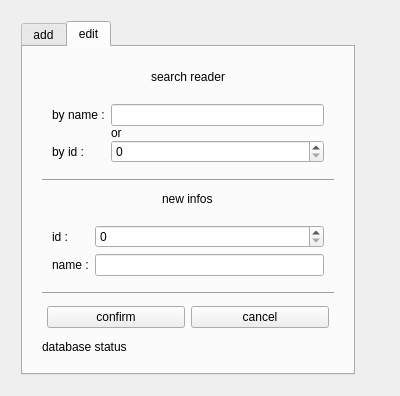
<?xml version="1.0" encoding="UTF-8"?>
<ui version="4.0">
 <class>ReaderForm</class>
 <widget class="QWidget" name="ReaderForm">
  <property name="geometry">
   <rect>
    <x>0</x>
    <y>0</y>
    <width>400</width>
    <height>396</height>
   </rect>
  </property>
  <property name="windowTitle">
   <string>Form</string>
  </property>
  <layout class="QHBoxLayout" name="horizontalLayout_4">
   <item>
    <layout class="QHBoxLayout" name="horizontalLayout">
     <property name="leftMargin">
      <number>10</number>
     </property>
     <property name="topMargin">
      <number>10</number>
     </property>
     <property name="rightMargin">
      <number>10</number>
     </property>
     <property name="bottomMargin">
      <number>10</number>
     </property>
     <item>
      <widget class="QTabWidget" name="tabWidget">
       <property name="currentIndex">
        <number>1</number>
       </property>
       <widget class="QWidget" name="tab">
        <attribute name="title">
         <string>add</string>
        </attribute>
        <layout class="QVBoxLayout" name="verticalLayout_4">
         <item>
          <layout class="QVBoxLayout" name="verticalLayout_2">
           <property name="leftMargin">
            <number>10</number>
           </property>
           <property name="topMargin">
            <number>10</number>
           </property>
           <property name="rightMargin">
            <number>10</number>
           </property>
           <property name="bottomMargin">
            <number>10</number>
           </property>
           <item alignment="Qt::AlignmentFlag::AlignHCenter">
            <widget class="QLabel" name="label">
             <property name="text">
              <string>insert reader information</string>
             </property>
            </widget>
           </item>
           <item>
            <layout class="QFormLayout" name="formLayout">
             <item row="0" column="0">
              <widget class="QLabel" name="label_2">
               <property name="text">
                <string>name :</string>
               </property>
              </widget>
             </item>
             <item row="0" column="1">
              <widget class="QLineEdit" name="insert_reader_name_edit"/>
             </item>
            </layout>
           </item>
           <item>
            <widget class="Line" name="line_3">
             <property name="orientation">
              <enum>Qt::Orientation::Horizontal</enum>
             </property>
            </widget>
           </item>
           <item>
            <layout class="QGridLayout" name="gridLayout">
             <item row="0" column="0">
              <widget class="QPushButton" name="insert_reader_confirm">
               <property name="text">
                <string>confirm</string>
               </property>
              </widget>
             </item>
             <item row="0" column="1">
              <widget class="QPushButton" name="insert_reader_cancel">
               <property name="text">
                <string>cancel</string>
               </property>
              </widget>
             </item>
            </layout>
           </item>
           <item>
            <widget class="QLabel" name="status_label">
             <property name="maximumSize">
              <size>
               <width>16777215</width>
               <height>15</height>
              </size>
             </property>
             <property name="text">
              <string>database status</string>
             </property>
            </widget>
           </item>
          </layout>
         </item>
        </layout>
       </widget>
       <widget class="QWidget" name="tab_2">
        <attribute name="title">
         <string>edit</string>
        </attribute>
        <layout class="QVBoxLayout" name="verticalLayout_5">
         <item>
          <layout class="QVBoxLayout" name="verticalLayout_3">
           <property name="leftMargin">
            <number>10</number>
           </property>
           <property name="topMargin">
            <number>10</number>
           </property>
           <property name="rightMargin">
            <number>10</number>
           </property>
           <property name="bottomMargin">
            <number>10</number>
           </property>
           <item alignment="Qt::AlignmentFlag::AlignHCenter">
            <widget class="QLabel" name="label_3">
             <property name="text">
              <string>search reader</string>
             </property>
            </widget>
           </item>
           <item>
            <layout class="QFormLayout" name="formLayout_2">
             <property name="verticalSpacing">
              <number>0</number>
             </property>
             <property name="leftMargin">
              <number>10</number>
             </property>
             <property name="topMargin">
              <number>10</number>
             </property>
             <property name="rightMargin">
              <number>10</number>
             </property>
             <property name="bottomMargin">
              <number>10</number>
             </property>
             <item row="0" column="0">
              <widget class="QLabel" name="label_4">
               <property name="text">
                <string>by name :</string>
               </property>
              </widget>
             </item>
             <item row="0" column="1">
              <widget class="QLineEdit" name="reader_search_name"/>
             </item>
             <item row="2" column="0">
              <widget class="QLabel" name="label_5">
               <property name="text">
                <string>by id :</string>
               </property>
              </widget>
             </item>
             <item row="2" column="1">
              <widget class="QSpinBox" name="reader_search_id"/>
             </item>
             <item row="1" column="1">
              <widget class="QLabel" name="label_6">
               <property name="maximumSize">
                <size>
                 <width>16777215</width>
                 <height>15</height>
                </size>
               </property>
               <property name="text">
                <string>or</string>
               </property>
              </widget>
             </item>
            </layout>
           </item>
           <item>
            <widget class="Line" name="line">
             <property name="orientation">
              <enum>Qt::Orientation::Horizontal</enum>
             </property>
            </widget>
           </item>
           <item alignment="Qt::AlignmentFlag::AlignHCenter">
            <widget class="QLabel" name="label_7">
             <property name="text">
              <string>new infos</string>
             </property>
            </widget>
           </item>
           <item>
            <layout class="QFormLayout" name="formLayout_3">
             <property name="leftMargin">
              <number>10</number>
             </property>
             <property name="topMargin">
              <number>10</number>
             </property>
             <property name="rightMargin">
              <number>10</number>
             </property>
             <property name="bottomMargin">
              <number>10</number>
             </property>
             <item row="0" column="0">
              <widget class="QLabel" name="label_8">
               <property name="text">
                <string>id :</string>
               </property>
              </widget>
             </item>
             <item row="1" column="0">
              <widget class="QLabel" name="label_9">
               <property name="text">
                <string>name :</string>
               </property>
              </widget>
             </item>
             <item row="0" column="1">
              <widget class="QSpinBox" name="reader_new_id"/>
             </item>
             <item row="1" column="1">
              <widget class="QLineEdit" name="reader_new_name"/>
             </item>
            </layout>
           </item>
           <item>
            <widget class="Line" name="line_2">
             <property name="orientation">
              <enum>Qt::Orientation::Horizontal</enum>
             </property>
            </widget>
           </item>
           <item>
            <layout class="QGridLayout" name="gridLayout_2">
             <property name="leftMargin">
              <number>5</number>
             </property>
             <property name="topMargin">
              <number>5</number>
             </property>
             <property name="rightMargin">
              <number>5</number>
             </property>
             <property name="bottomMargin">
              <number>5</number>
             </property>
             <item row="0" column="1">
              <widget class="QPushButton" name="reader_edit_cancel">
               <property name="text">
                <string>cancel</string>
               </property>
              </widget>
             </item>
             <item row="0" column="0">
              <widget class="QPushButton" name="reader_edit_confirm">
               <property name="text">
                <string>confirm</string>
               </property>
              </widget>
             </item>
            </layout>
           </item>
           <item>
            <widget class="QLabel" name="status_label_edit">
             <property name="maximumSize">
              <size>
               <width>16777215</width>
               <height>15</height>
              </size>
             </property>
             <property name="text">
              <string>database status</string>
             </property>
            </widget>
           </item>
          </layout>
         </item>
        </layout>
       </widget>
      </widget>
     </item>
    </layout>
   </item>
   <item>
    <widget class="QWidget" name="widget" native="true">
     <property name="styleSheet">
      <string notr="true"/>
     </property>
     <layout class="QVBoxLayout" name="verticalLayout"/>
    </widget>
   </item>
  </layout>
 </widget>
 <resources/>
 <connections/>
</ui>
